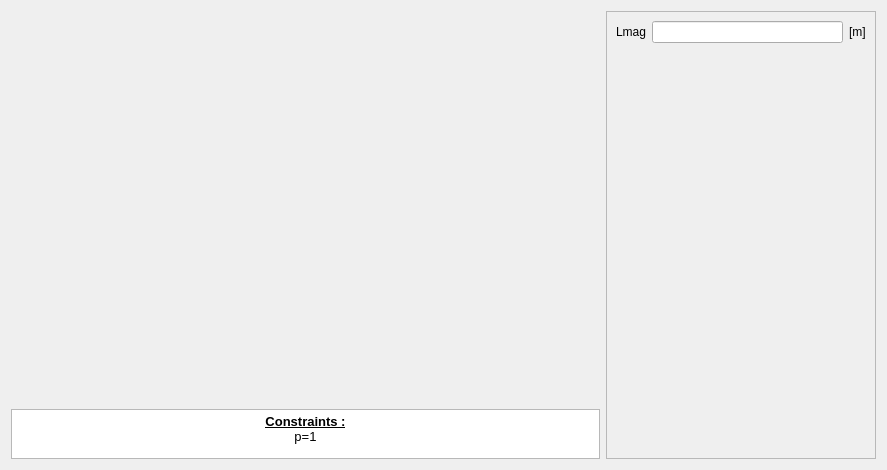
<?xml version="1.0" encoding="UTF-8"?>
<ui version="4.0">
 <class>PMSlot17</class>
 <widget class="QWidget" name="PMSlot17">
  <property name="geometry">
   <rect>
    <x>0</x>
    <y>0</y>
    <width>887</width>
    <height>470</height>
   </rect>
  </property>
  <property name="minimumSize">
   <size>
    <width>630</width>
    <height>470</height>
   </size>
  </property>
  <property name="maximumSize">
   <size>
    <width>16777215</width>
    <height>16777215</height>
   </size>
  </property>
  <property name="windowTitle">
   <string>Form</string>
  </property>
  <layout class="QHBoxLayout" name="horizontalLayout">
   <item>
    <layout class="QVBoxLayout" name="verticalLayout_2">
     <item>
      <widget class="QLabel" name="img_slot">
       <property name="sizePolicy">
        <sizepolicy hsizetype="Expanding" vsizetype="Expanding">
         <horstretch>0</horstretch>
         <verstretch>0</verstretch>
        </sizepolicy>
       </property>
       <property name="maximumSize">
        <size>
         <width>16777215</width>
         <height>16777215</height>
        </size>
       </property>
       <property name="text">
        <string/>
       </property>
       <property name="pixmap">
        <pixmap resource="../../../../Resources/pyleecan.qrc">:/images/images/MachineSetup/WMSlot/SlotM17.png</pixmap>
       </property>
       <property name="scaledContents">
        <bool>false</bool>
       </property>
       <property name="alignment">
        <set>Qt::AlignCenter</set>
       </property>
      </widget>
     </item>
     <item>
      <widget class="QTextEdit" name="txt_constraint">
       <property name="sizePolicy">
        <sizepolicy hsizetype="Expanding" vsizetype="Fixed">
         <horstretch>0</horstretch>
         <verstretch>0</verstretch>
        </sizepolicy>
       </property>
       <property name="maximumSize">
        <size>
         <width>16777215</width>
         <height>50</height>
        </size>
       </property>
       <property name="verticalScrollBarPolicy">
        <enum>Qt::ScrollBarAlwaysOff</enum>
       </property>
       <property name="html">
        <string>&lt;!DOCTYPE HTML PUBLIC &quot;-//W3C//DTD HTML 4.0//EN&quot; &quot;http://www.w3.org/TR/REC-html40/strict.dtd&quot;&gt;
&lt;html&gt;&lt;head&gt;&lt;meta name=&quot;qrichtext&quot; content=&quot;1&quot; /&gt;&lt;style type=&quot;text/css&quot;&gt;
p, li { white-space: pre-wrap; }
&lt;/style&gt;&lt;/head&gt;&lt;body style=&quot; font-family:'MS Shell Dlg 2'; font-size:7.8pt; font-weight:400; font-style:normal;&quot;&gt;
&lt;p align=&quot;center&quot; style=&quot; margin-top:0px; margin-bottom:0px; margin-left:0px; margin-right:0px; -qt-block-indent:0; text-indent:0px;&quot;&gt;&lt;span style=&quot; font-size:10pt; font-weight:600; text-decoration: underline;&quot;&gt;Constraints :&lt;/span&gt;&lt;/p&gt;
&lt;p align=&quot;center&quot; style=&quot; margin-top:0px; margin-bottom:0px; margin-left:0px; margin-right:0px; -qt-block-indent:0; text-indent:0px;&quot;&gt;&lt;span style=&quot; font-size:10pt;&quot;&gt;p=1&lt;/span&gt;&lt;/p&gt;&lt;/body&gt;&lt;/html&gt;</string>
       </property>
       <property name="textInteractionFlags">
        <set>Qt::TextSelectableByKeyboard|Qt::TextSelectableByMouse</set>
       </property>
      </widget>
     </item>
    </layout>
   </item>
   <item>
    <widget class="QScrollArea" name="scrollArea">
     <property name="minimumSize">
      <size>
       <width>270</width>
       <height>0</height>
      </size>
     </property>
     <property name="maximumSize">
      <size>
       <width>270</width>
       <height>16777215</height>
      </size>
     </property>
     <property name="widgetResizable">
      <bool>true</bool>
     </property>
     <widget class="QWidget" name="scrollAreaWidgetContents">
      <property name="geometry">
       <rect>
        <x>0</x>
        <y>0</y>
        <width>268</width>
        <height>446</height>
       </rect>
      </property>
      <layout class="QVBoxLayout" name="verticalLayout">
       <item>
        <layout class="QGridLayout" name="gridLayout">
         <item row="0" column="2">
          <widget class="QLabel" name="unit_Lmag">
           <property name="text">
            <string>[m]</string>
           </property>
          </widget>
         </item>
         <item row="0" column="1">
          <widget class="FloatEdit" name="lf_Lmag"/>
         </item>
         <item row="0" column="0">
          <widget class="QLabel" name="in_Lmag">
           <property name="text">
            <string>Lmag</string>
           </property>
          </widget>
         </item>
        </layout>
       </item>
       <item>
        <spacer name="verticalSpacer">
         <property name="orientation">
          <enum>Qt::Vertical</enum>
         </property>
         <property name="sizeHint" stdset="0">
          <size>
           <width>20</width>
           <height>40</height>
          </size>
         </property>
        </spacer>
       </item>
       <item>
        <widget class="WWSlotOut" name="w_out" native="true"/>
       </item>
      </layout>
     </widget>
    </widget>
   </item>
  </layout>
 </widget>
 <customwidgets>
  <customwidget>
   <class>FloatEdit</class>
   <extends>QLineEdit</extends>
   <header>......GUI/Tools/FloatEdit.h</header>
  </customwidget>
  <customwidget>
   <class>WWSlotOut</class>
   <extends>QWidget</extends>
   <header>......GUI.Dialog.DMachineSetup.SWSlot.WWSlotOut.WWSlotOut.h</header>
   <container>1</container>
  </customwidget>
 </customwidgets>
 <tabstops>
  <tabstop>lf_Lmag</tabstop>
  <tabstop>txt_constraint</tabstop>
 </tabstops>
 <resources>
  <include location="../../../../Resources/pyleecan.qrc"/>
 </resources>
 <connections/>
</ui>
